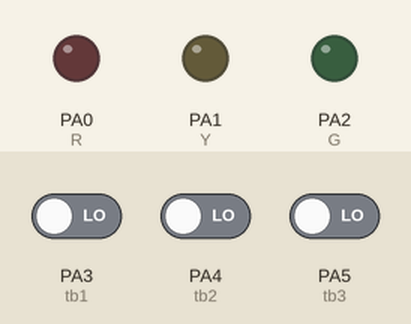
This sketch was run on a simulated STM32 Blue Pill. Shown: output pins drawn as LEDs (lit = HIGH). The inputs (shaded band) are chosen by the test bench; at power-on: PA3 (tb1) LOW, PA4 (tb2) LOW, PA5 (tb3) LOW.

Above: at 1.2 s.
1.3 s: PA3 (tb1) driven HIGH
At 2.5 s:
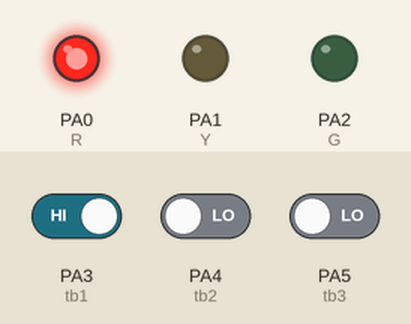
2.8 s: PA4 (tb2) driven HIGH
At 3.6 s:
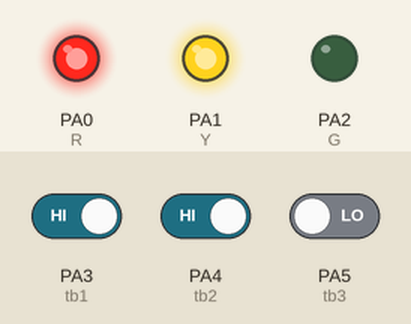
4.3 s: PA5 (tb3) driven HIGH
At 4.8 s:
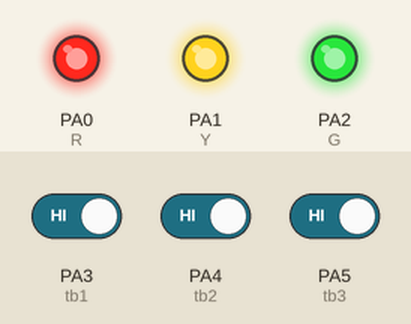
5.8 s: PA3 (tb1) driven LOW
At 7.0 s:
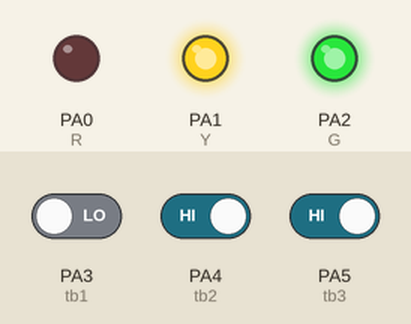
7.3 s: PA4 (tb2) driven LOW
At 8.3 s:
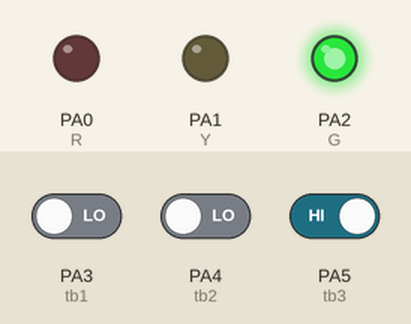
8.8 s: PA3 (tb1) driven HIGH
At 9.4 s:
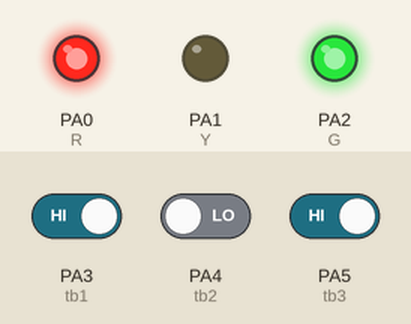
Timing chart, 0 to 11.3 s (numbered marks = the images above; inputs shaded):
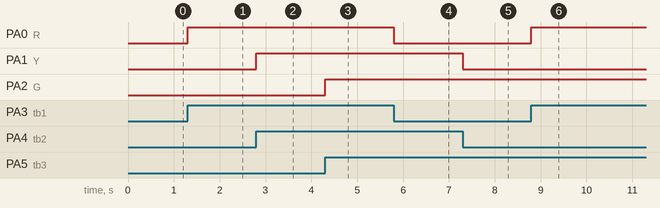

Measured:
- after the input at 1.3 s, PA0 (R): LOW → HIGH at once
- after the input at 2.8 s, PA1 (Y): LOW → HIGH at once
- after the input at 4.3 s, PA2 (G): LOW → HIGH at once
- after the input at 5.8 s, PA0 (R): HIGH → LOW at once
- after the input at 7.3 s, PA1 (Y): HIGH → LOW at once
- after the input at 8.8 s, PA0 (R): LOW → HIGH at once

The sketch:

11_STM32_LED_Tombol_1.ino
```cpp
//inisialisasi OUTPUT
int R = PA0;
int Y = PA1;
int G = PA2;

//inisialisasi INPUT
int tb1 =PA3;
int tb2 =PA4;
int tb3 =PA5;

void setup() {
  // put your setup code here, to run once:

  //Penyetingan pin sebagai INPUT
  pinMode(tb1, INPUT);
  pinMode(tb2, INPUT);
  pinMode(tb3, INPUT);

  //Penyetingan pin sebagai OUTPUT
  pinMode(R, OUTPUT);
  pinMode(Y, OUTPUT);
  pinMode(G, OUTPUT);
}

void loop() {
  // put your main code here, to run repeatedly:
  //BACA DATA
  int bacatb1 = digitalRead(tb1);
  int bacatb2 = digitalRead(tb2);
  int bacatb3 = digitalRead(tb3);

  //LOGIKA
  //untuk tombol 1 (RED ON)
  if(bacatb1 == 1){
    digitalWrite(R, HIGH);
  }
  else{
    digitalWrite(R, LOW);
  }

  //untuk tombol 2 (YELLOW ON)
  if(bacatb2 == 1){
    digitalWrite(Y, HIGH);
  }
  else{
    digitalWrite(Y, LOW);
  }

  //untuk tombol 3 (GREEN ON)
  if(bacatb3 == 1){
    digitalWrite(G, HIGH);
  }
  else{
    digitalWrite(G, LOW);
  }
}
```
